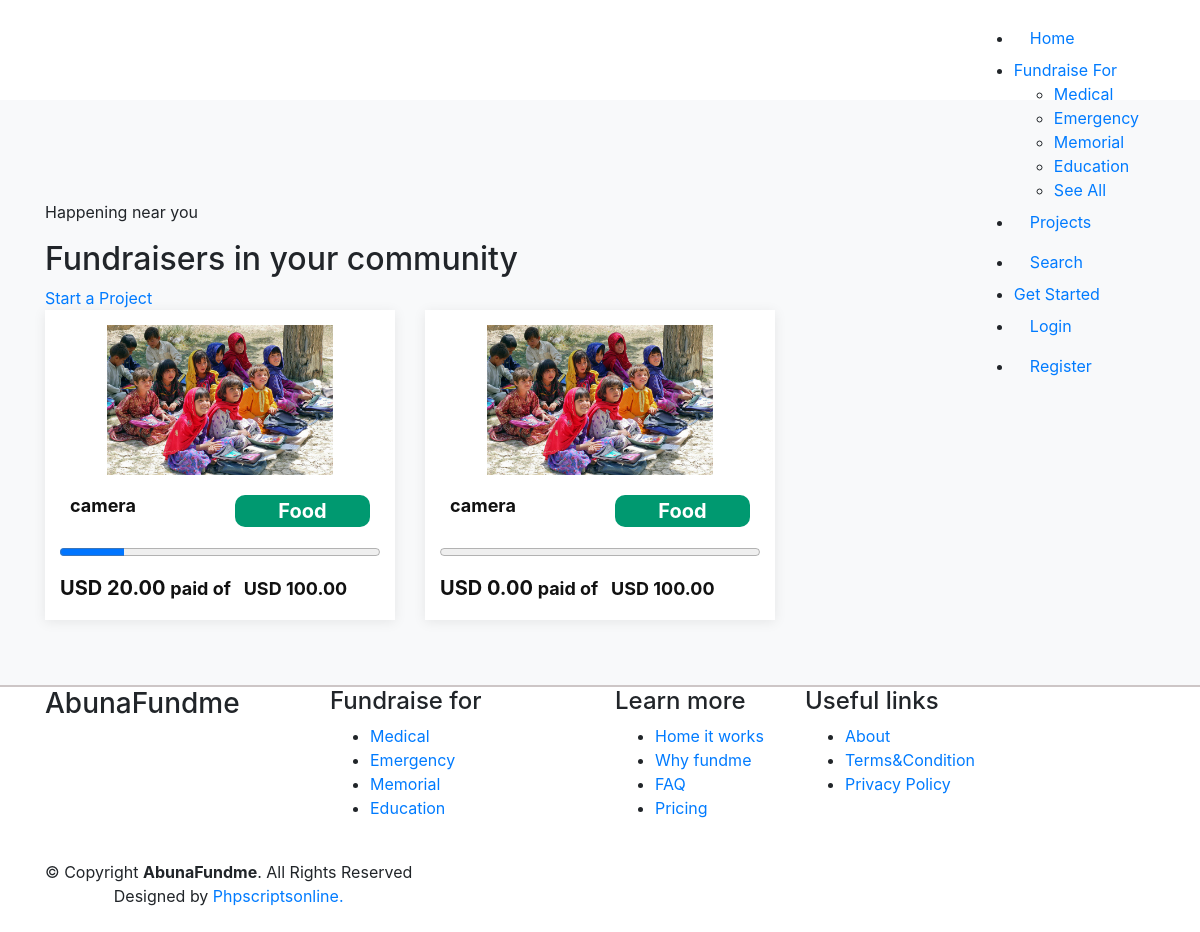
Page /project/ on the earlier database version.
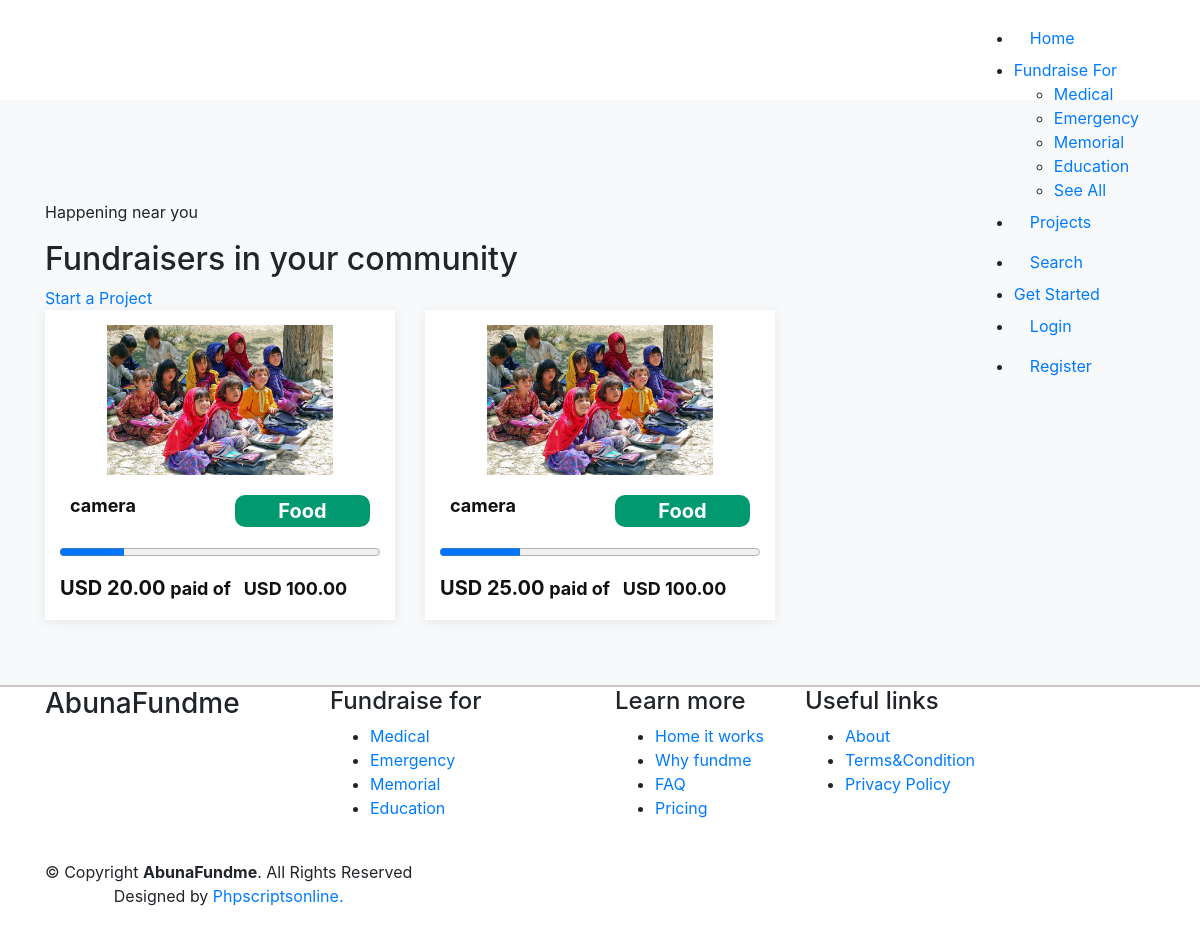
Same page on the later database version.
### D_project/models.py (models this page shows, shortened)
class Project(models.Model):
    user = models.ForeignKey(get_user_model(), on_delete=models.CASCADE,default=1)
    name=models.CharField(max_length=50)
    category = models.ForeignKey(Category,on_delete=models.CASCADE,null=True)
    target = models.DecimalField(max_digits=10, decimal_places=2, default=100)
    current_amount = models.DecimalField(max_digits=10, decimal_places=2, default=0)
    tags = models.ManyToManyField(Tag)
    description=models.TextField(default="loream loream",max_length=800,null=True)
    start=models.DateTimeField(auto_now_add=True)
    end=models.DateTimeField()

class Image(models.Model):
    project=models.ForeignKey(Project,on_delete=models.CASCADE)
    image = models.FileField(upload_to='projects/images',blank=True,null=True)

class Category(models.Model):
    name = models.CharField(max_length = 50)
    image = models.ImageField(upload_to='categories/images',blank=True,null=True)
    def __str__(self):
        return self.name

### D_project/views.py (the view)
# urls.py: path('',projects.as_view(),name='projects'),
class projects(ListView):
    model=Project
    template_name= 'D_project/projects.html'
    context_object_name = 'projects'

### D_project/templates/D_project/projects.html (shortened to what this page needs)
{%extends 'base.html'%}
{% block content %}
<section class="ftco-section bg-light categoryfundraisesec">
    <div class="container" data-aos="fade-right">
      <div class="section-title" >
        <p>Happening near you</p>
        <h2>Fundraisers in your community</h2>
      </div>
<a href="{%url 'createProject'%}">Start a Project</a>
        <div class="row">
            {% for project in projects %}
            <div class="col-md-4">
                <a href="{%url 'project_details' project.id%}">
                  <div class="singlesection">
                    {% with first_image=project.image_set.first %}
                    <img src="{{ first_image.image.url }}" class="singlesection-img img-fluid" alt="{{first_image.id}}">
                    {% endwith %}
                 <div class="row" style="padding:10px">
                    <div class="col-md-6">
                        <h3>{{project.name}}</h3>
                    </div>
                    <div class="col-md-6">
                        <h3 style="text-align: center;background: #009970;padding: 4px;color: #fff;border-radius: 10px;"> <span style="font-weight: bold;font-size:20px">{{project.category}} </span></h3>
                    </div>
                </div>
                      <progress id="file" value="{{project.current_amount}}" max="{{project.target}}" style="width: 100%;"> </progress>
                     <h3> <span style="font-weight: bold;font-size:20px">USD {{project.current_amount}} </span> paid of &nbsp; USD {{project.target}}</h3>
                  </div>
              </a>
                   </div>
                   {% endfor %}
        </div>
    </div>
</section>
{% endblock %}

### templates/base.html (shortened to what this page needs)
{% load static %}
<!DOCTYPE html>
<html lang="en">
<head>
  <link href="https://gofundmeclone.phpliveprojects.com/public/frontend/assets/vendor/aos/aos.css" rel="stylesheet">
  <link href="https://gofundmeclone.phpliveprojects.com/public/frontend/assets/vendor/bootstrap/css/bootstrap.min.css" rel="stylesheet">
  <link href="https://gofundmeclone.phpliveprojects.com/public/frontend/assets/vendor/bootstrap-icons/bootstrap-icons.css" rel="stylesheet">
  <link href="https://gofundmeclone.phpliveprojects.com/public/frontend/assets/vendor/boxicons/css/boxicons.min.css" rel="stylesheet">
  <link href="https://gofundmeclone.phpliveprojects.com/public/frontend/assets/vendor/glightbox/css/glightbox.min.css" rel="stylesheet">
  <link href="https://gofundmeclone.phpliveprojects.com/public/frontend/assets/vendor/remixicon/remixicon.css" rel="stylesheet">
  <link href="https://gofundmeclone.phpliveprojects.com/public/frontend/assets/vendor/swiper/swiper-bundle.min.css" rel="stylesheet">
  <link href="https://gofundmeclone.phpliveprojects.com/public/frontend/assets/css/style.css" rel="stylesheet">
</head>
<body>
  <header id="innerheader" class="fixed-top align-items-center" >
    <div class="container">
      <div class="header-container d-flex align-items-center justify-content-between">
        <nav id="navbar" class="navbar">
          <ul>
            <li><a class="nav-link scrollto active" href="{%url 'home'%}">Home</a></li>
           <li class="dropdown"><a href="#"><span>Fundraise For</span> </a>
              <ul>
              <li><a href="https://gofundmeclone.phpliveprojects.com/category/viewcategory/2">Medical</a></li>
                <li><a href="https://gofundmeclone.phpliveprojects.com/category/viewcategory/4">Emergency</a></li>
                 <li><a href="https://gofundmeclone.phpliveprojects.com/category/viewcategory/7">Memorial</a></li>
                <li><a href="https://gofundmeclone.phpliveprojects.com/category/viewcategory/8">Education</a></li>
                 <li><a href="{%url 'categories' %}">See All</a></li>
              </ul>
            </li>
            <li><a class="nav-link scrollto" href="{%url 'projects'%}">Projects</a></li>
              <li><a class="nav-link scrollto" href={%url 'search'%}> Search</a></li>
            <li><a class="getstarted scrollto" href="https://gofundmeclone.phpliveprojects.com/user/login">Get Started</a></li>
            {% if user.profile %}
            <li><a class="nav-link scrollto" href="/accounts/profile/edit">Edit your profile ,{{ user.username }}</a></li>
            <li>
            {% if user.profile.image %}
               <img src="{{user.profile.image.url}}" class="beneficiary_img" alt="{{project.user.username}}">
                {% else %}
               <img src="https://maventricksdemo.co.in/bidonn/public/css/images/noImage.jpg" class="beneficiary_img">
               {% endif %}
              </li>
            <li><a class="nav-link scrollto" href="{% url 'logout' %}">logout</a></li>
            {% else %}
            <li><a class="nav-link scrollto" href="/accounts/login/">Login {{ user.username }}</a></li>
            <li><a class="nav-link scrollto" href="/accounts/signup">Register</a></li>
            {% endif %}
          </ul>
        </nav>
      </div>
    </div>
  </header>
{% block content %}
 {% endblock %}
  <footer id="footer">
    <div class="footer-top">
      <div class="container">
        <div class="row">
          <div class="col-lg-3 col-md-6 footer-contact">
            <h3>AbunaFundme</h3>
          </div>
		  <div class="col-lg-3 col-md-6 footer-links">
            <h4>Fundraise for</h4>
            <ul>
             <li><a href="https://gofundmeclone.phpliveprojects.com/category/viewcategory/2">Medical</a></li>
                <li><a href="https://gofundmeclone.phpliveprojects.com/category/viewcategory/4">Emergency</a></li>
                 <li><a href="https://gofundmeclone.phpliveprojects.com/category/viewcategory/7">Memorial</a></li>
                <li><a href="https://gofundmeclone.phpliveprojects.com/category/viewcategory/8">Education</a></li>
            </ul>
          </div>
          <div class="col-lg-2 col-md-6 footer-links">
            <h4>Learn more</h4>
            <ul>
              <li> <a href="https://gofundmeclone.phpliveprojects.com/home/page/7">Home it works</a></li>
              <li> <a href="https://gofundmeclone.phpliveprojects.com/home/page/8">Why fundme</a></li>
              <li> <a href="https://gofundmeclone.phpliveprojects.com/category/faq">FAQ</a></li>
              <li> <a href="https://gofundmeclone.phpliveprojects.com/home/page/9">Pricing</a></li>
            </ul>
          </div>
		  <div class="col-lg-2 col-md-6 footer-links">
            <h4>Useful links</h4>
            <ul>
              <li> <a href="https://gofundmeclone.phpliveprojects.com/home/page/6">About</a></li>
              <li> <a href="https://gofundmeclone.phpliveprojects.com/home/page/2">Terms&Condition</a></li>
              <li> <a href="https://gofundmeclone.phpliveprojects.com/home/page/1">Privacy Policy</a></li>
            </ul>
          </div>
        </div>
      </div>
    </div>
    <div class="container d-md-flex py-4">
      <div class="me-md-auto text-center text-md-start">
        <div class="copyright">
          &copy; Copyright <strong><span>AbunaFundme</span></strong>. All Rights Reserved
        </div>
        <div class="credits">
          Designed by <a href="https://www.phpscriptsonline.com/" target="_blank">Phpscriptsonline.</a>
        </div>
      </div>
    </div>
  </footer>
</body>
</html>

### templates/base.html (style rules this page uses)
#innerheader { padding: 10px 0px; }
section { padding: 100px 0 50px; }
#footer { border-top: 2px solid #cdc6c6; }
.singlesection { box-sizing: content-box; padding: 15px 15px; box-shadow: 0px 2px 12px rgba(0, 0, 0, 0.08); background: #fff; margin-bottom: 15px; }
.singlesection h3 { font-size: 18px; font-weight: bold; margin: 10px 0 5px 0; color: #111; }
.singlesection img { width: 100%; height: 150px; object-fit: contain; }
#footer { position: relative; z-index: 2; }

Differences in the rows shown:
changed Project (number 2 of 2 on the later page): current_amount "0.00" → "25.00"
